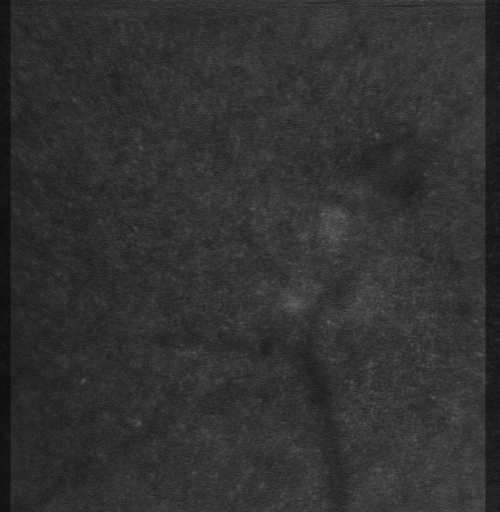
#> input picture data/frames/frame1.png, 1000 x 1024 px (shown at 1/2 size)
$ python -i ImageTools.py   (imports and definitions only)   (older library calls are emulated)
#> lines starting #> are read from the running program, lines starting #| are printed output that depends on the picture
#> further down, picture is the input picture: shape (1024, 1000); min 0, max 127, mean 49.3
# author: Tom Wright
# website: tomwright.ca

# ClickCropper based on code by:
# author:    Adrian Rosebrock
# website:   http://www.pyimagesearch.com


import cv2
import numpy as np
import scipy.signal

class ClickCropper:
    '''ClickCropper
    Object to support function click_and_crop()'''
    # [142 lines left out: functions __init__, mouse_callback, crop, mask, roi, click_and_crop and 2 more, not called in this run]

def comatrix(image):
    """Calculate the 2D covariace matrix for an image
    """
    height, width = image.shape
#> height = 1024; width = 1000
    image = np.ma.MaskedArray(data = image,
                                     mask = (image==0))
    imageWorking = image
    nullKernel = np.zeros((7,7))
    smallAverageKernel = np.ones((7,7))

    k1 = np.zeros((7,7))
    np.copyto(nullKernel,k1)
    k1[3,3] = 1
    k1[0,6] = -1

    k2 = np.zeros((7,7))
    np.copyto(nullKernel,k2)
    k2[3,3] = 1
    k2[0,3] = -1

    k3 = np.zeros((7,7))
    np.copyto(nullKernel,k3)
    k3[3,3] = 1
    k3[3,6] = -1

    k4 = np.zeros((7,7))
    np.copyto(nullKernel,k4)
    k4[3,3] = 1
    k4[3,0] = -1

    k5 = np.zeros((7,7))
    np.copyto(nullKernel,k5)
    k5[3,3] = 1
    k5[6,6] = -0.14
    k5[5,5] = -0.86

    k6 = np.zeros((7,7))
    np.copyto(nullKernel,k6)
    k6[3,3] = 1
    k6[0,0] = -0.14
    k6[1,1] = -0.86

    k7 = np.zeros((7,7))
    np.copyto(nullKernel,k7)
    k7[3,3] = 1
    k7[6,0] = -0.14
    k7[5,1] = -0.86

    k8 = np.zeros((7,7))
    np.copyto(nullKernel,k8)
    k8[3,3] = 1
    k8[0,6] = -0.14
    k8[1,5] = -0.86

    contrastM = scipy.signal.convolve2d(imageWorking,k1,'same')**2
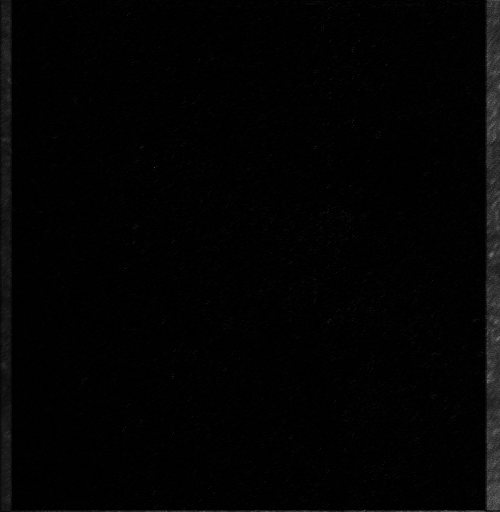
#> contrastM: shape (1024, 1000) float64 (shown at 1/2 size); min 0, max 16129, mean 220.5; drawn with min black and max white
    contrastM = contrastM + scipy.signal.convolve2d(imageWorking,k2,'same')**2
    contrastM = contrastM + scipy.signal.convolve2d(imageWorking,k3,'same')**2
    contrastM = contrastM + scipy.signal.convolve2d(imageWorking,k4,'same')**2
    contrastM = contrastM + scipy.signal.convolve2d(imageWorking,k5,'same')**2
    contrastM = contrastM + scipy.signal.convolve2d(imageWorking,k6,'same')**2
    contrastM = contrastM + scipy.signal.convolve2d(imageWorking,k7,'same')**2
    contrastM = contrastM + scipy.signal.convolve2d(imageWorking,k8,'same')**2
    olderr = np.seterr(divide='ignore')
    try:
        imageWorking = image / scipy.signal.convolve2d(imageWorking,np.ones((7,7)),'same')
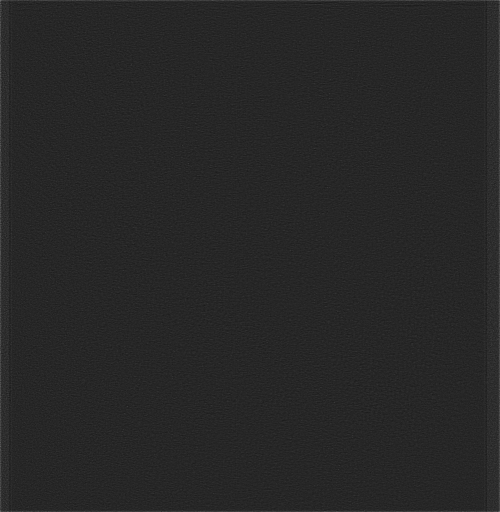
#> imageWorking: shape (1024, 1000) float64 (shown at 1/2 size); min 0, max 0.134, mean 0.0207; drawn with min black and max white
    except RuntimeWarning:
        pass
    contrastM = contrastM / imageWorking**2
    np.seterr(**olderr)
    cov=scipy.signal.convolve2d(contrastM, np.ones((5,5)), 'same')
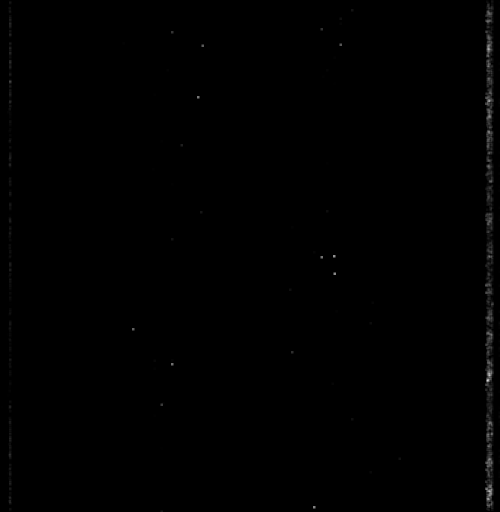
#> cov: shape (1024, 1000) float64 (shown at 1/2 size); min 2986626.1, max 3.69e+11, mean 1.04e+09; drawn with min black and max white

    return cov

# [208 lines left out: functions unsharp, find_frame_shear, find_frame_shift, quadrant_detect, _get_midpoint, getInterlaceShift, not called in this run]

>>> import cv2
>>> picture = cv2.imread('../data/frames/frame1.png', cv2.IMREAD_GRAYSCALE)
>>> result = comatrix(picture)

$ run again, on data/frames/frame12.png
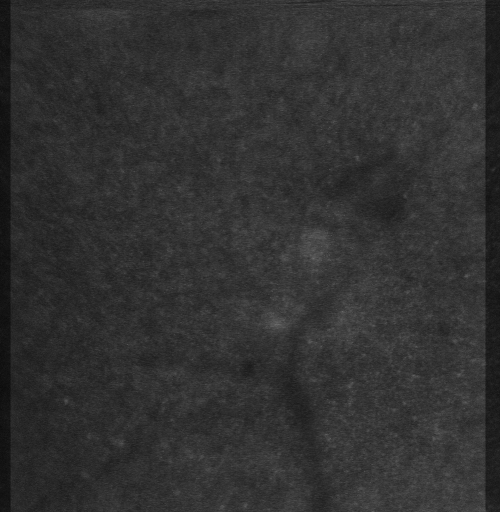
#> input picture data/frames/frame12.png, 1000 x 1024 px (shown at 1/2 size)
#> picture is the input picture: shape (1024, 1000); min 0, max 136, mean 49.4
#> in comatrix, `contrastM = contrastM + scipy.signal.convolve2d(imageWorking,k7,'same'..`:
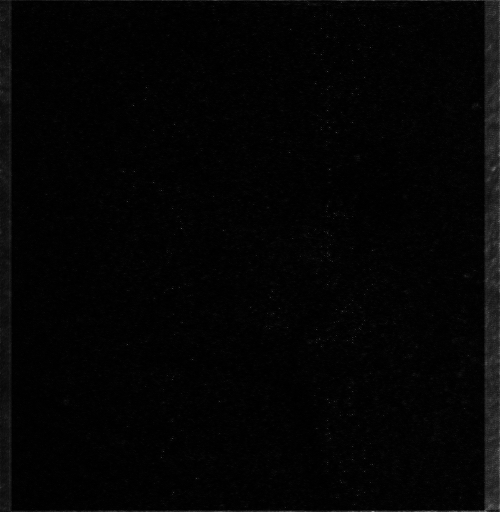
#> contrastM: shape (1024, 1000) float64 (shown at 1/2 size); min 3.12, max 47967.6, mean 856.9; drawn with min black and max white
#> in comatrix, `cov=scipy.signal.convolve2d(contrastM, np.ones((5,5)), 'same')`:
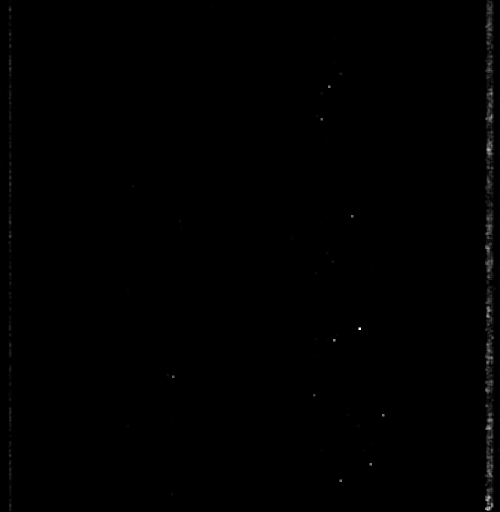
#> cov: shape (1024, 1000) float64 (shown at 1/2 size); min 2994248.2, max 3.72e+11, mean 1.1e+09; drawn with min black and max white
